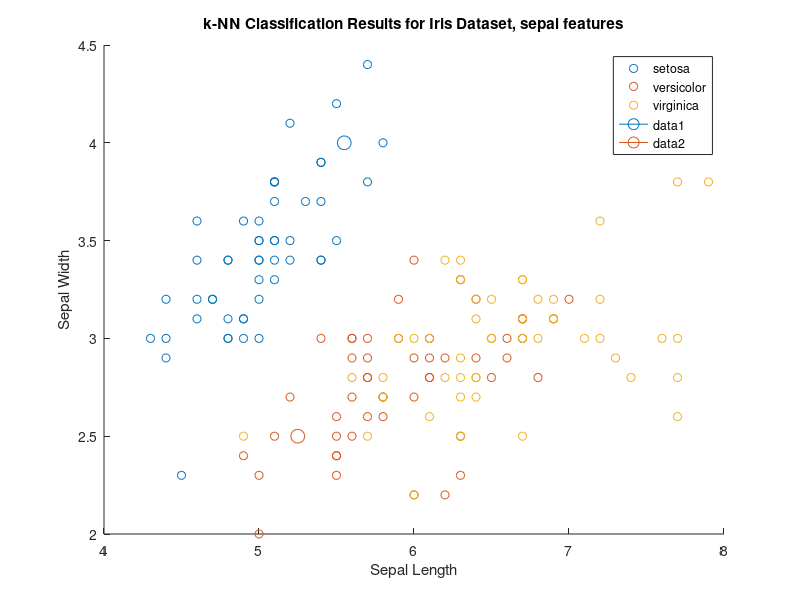
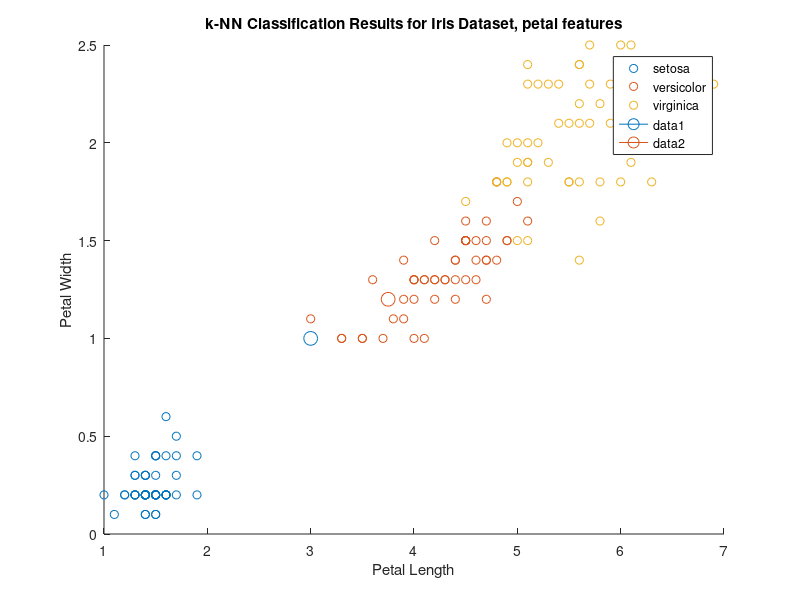

The MATLAB source for these figures, in order:
clear
clc
close all

% This script applies the k-nearest neighbor (k-NN) algorithm to classify
% data based on measurements across multiple features.
%
%   The code is organized into three parts:
%
%       Part 1. DATA INITIALISATION
%           Loads a dataset and assigns features and labels for classification.
%
%       Part 2. KNN CLASSIFICATION
%           A k-NN model is created with k=7 neighbors. Two new data points
%           are classified using the trained model.
%
%       Part 3. VISUALIZATION
%           Scatter plot displays classification results, marking the 
%           two new data points on the plot.
%

% ------------------------ Part 1 Data loading ------------------------

load fisheriris % Load dataset
X = meas; % Assign feature matrix to X.
Y = species; % Assign class labels to Y.

% ------------------------ Part 2 kNN Classification -------------------

% Obtain a k-NN classifier with 7 nearest neighbors and standardized features.
knn_mdl = fitcknn(X, Y, 'NumNeighbors', 7, 'Standardize', 1);

% Display model class names contained in knn_mdl.
knn_mdl.ClassNames 

% Define new measurements for prediction, representing two new data points.
xnew = [5.55 4 3 1; 5.25 2.5 3.75 1.2]; 

% Predict the class for the new data points using the k-NN model.
label = predict(knn_mdl, xnew);

% ------------------------ Part 3 Visualization -----------------------

% --- Two first features are represented ---
figure(1)
gscatter(X(:, 1), X(:, 2), Y);
hold on
plot(xnew(1, 1), xnew(1, 2), '-o', 'MarkerSize', 10) % Plot first new data point
plot(xnew(2, 1), xnew(2, 2), '-o', 'MarkerSize', 10) % Plot second new data point
xlabel('Sepal Length')
ylabel('Sepal Width')
title('k-NN Classification Results for Iris Dataset, sepal features')

% --- Two last features are represented ---
figure(2)
gscatter(X(:, 3), X(:, 4), Y);
hold on
plot(xnew(1, 3), xnew(1, 4), '-o', 'MarkerSize', 10) % Plot first new data point
plot(xnew(2, 3), xnew(2, 4), '-o', 'MarkerSize', 10) % Plot second new data point
xlabel('Petal Length')
ylabel('Petal Width')
title('k-NN Classification Results for Iris Dataset, petal features')